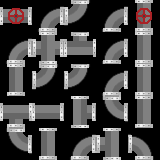

Rendered tile map (Tiled .tmx) drawn with the repository's tilesets; below, a short description and the full map source, tile grids included:
An orthogonal 5x5 tile map with 32x32 px tiles, 1 tile layer (Tile Layer 1).

<map version="1.2" tiledversion="1.3.2" orientation="orthogonal" renderorder="right-down" compressionlevel="0" width="5" height="5" tilewidth="32" tileheight="32" infinite="0" nextlayerid="3" nextobjectid="6">
 <tileset firstgid="1" source="images/pipeTileSet.tsx" />
 <layer id="1" name="Tile Layer 1" width="5" height="5">
  <properties>
   <property name="AdjacencyDirections" value="" />
  </properties>
  <data encoding="csv">
15,4,10,4,18,
4,12,9,4,7,
7,10,10,4,7,
2,1,8,11,7,
11,7,4,3,5
</data>
 </layer>
</map>
